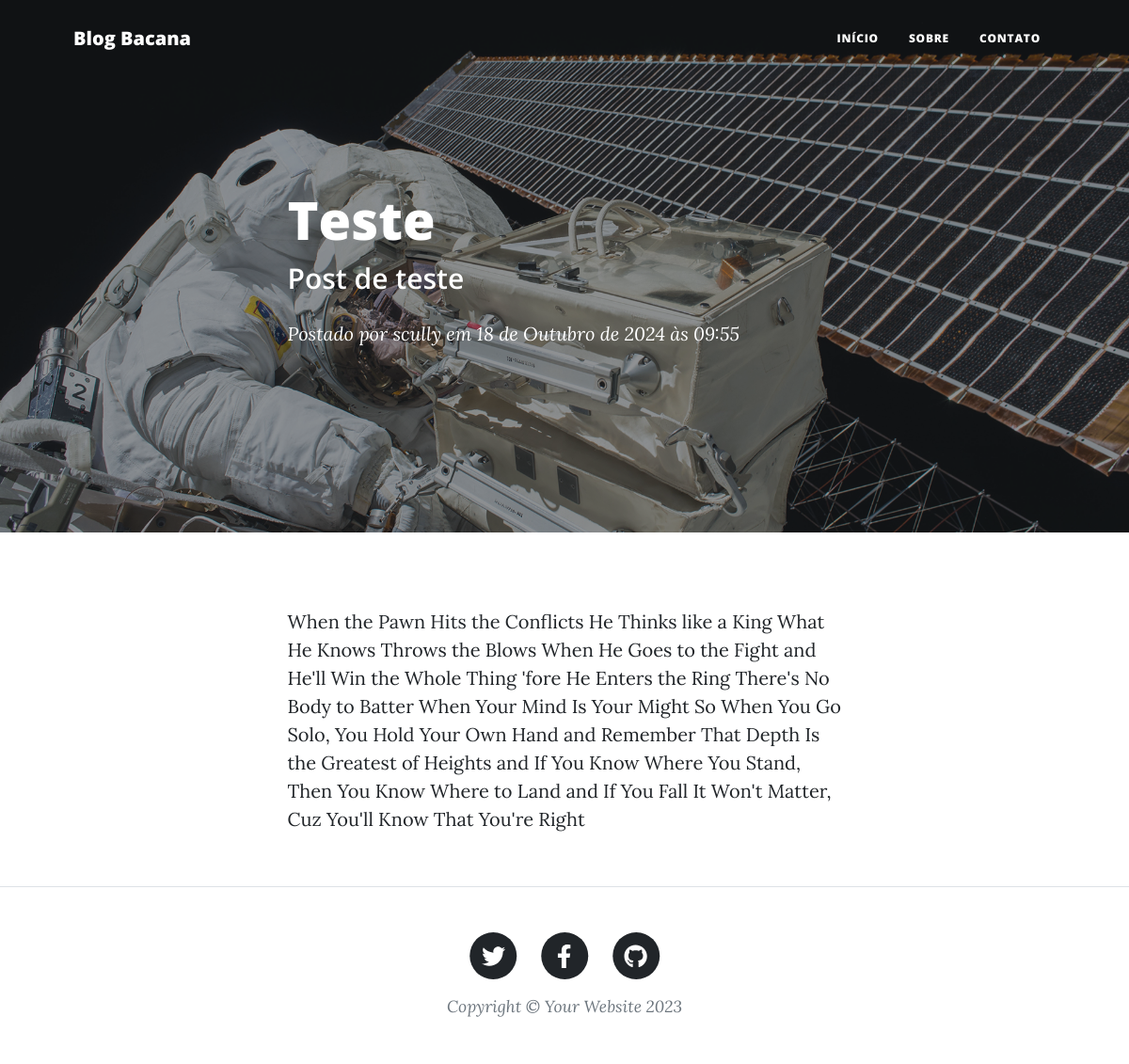
/post/1, run on the app's committed database.
### blog/models.py (models this page shows, shortened)
class Post(models.Model):
    titulo = models.CharField(max_length=140)
    subtitulo = models.CharField(max_length=140, blank=True)
    data_criacao = models.DateTimeField(auto_now_add=True)
    usuario = models.ForeignKey(User, on_delete=models.CASCADE)
    conteudo = models.TextField(max_length=3000)
    capa = models.ImageField(blank=True)

### blog/views.py (the view)
# urls.py: path('post/<int:post_id>', views.post, name='post'),
def post(request, post_id):
    context = {
        "post": Post.objects.get(pk=post_id),
    }
    return render(request, "post.html", context)

### blog/templates/post.html (shortened to what this page needs)
{% extends "base.html" %}
{% load static %}
{% block header %}
{% if post.capa %}
<header class="masthead" style="background-image: url({{ post.capa.url }})">
{% else %}
<header class="masthead">
{% endif %}
    <div class="container position-relative px-4 px-lg-5">
        <div class="row gx-4 gx-lg-5 justify-content-center">
            <div class="col-md-10 col-lg-8 col-xl-7">
                <div class="post-heading">
                    <h1>{{ post.titulo }}</h1>
                    <h2 class="subheading">{{ post.subtitulo }}</h2>
                    <span class="meta">
                        Postado por
                    <a href="#!">{{ post.usuario.username }}</a>
                    em {{ post.data_criacao }}
                    </span>
                </div>
            </div>
        </div>
    </div>
</header>
{% endblock header %}
{% block content %}
<article class="mb-4">
    <div class="container px-4 px-lg-5">
        <div class="row gx-4 gx-lg-5 justify-content-center">
            <div class="col-md-10 col-lg-8 col-xl-7">
                <p>{{ post.conteudo }}</p>
            </div>
        </div>
    </div>
</article>
{% endblock content %}

### data on the page
Post: capa (picture), titulo "Teste", subtitulo "Post de teste", usuario.username "scully", data_criacao "18 de Outubro de 2024 às 09:55", conteudo "When the Pawn Hits the Conflicts He Thinks like a King What He Knows Throws the Blows When He Goes to the Fight and He'll Win the Whole Thing 'fore He Enters the Ring There's No Body to Batter When Your Mind Is Your Might So When You Go Solo, You Hold Your Own Hand and Remember That Depth Is the Greatest of Heights and If You Know Where You Stand, Then You Know Where to Land and If You Fall It Won't Matter, Cuz You'll Know That You're Right"
